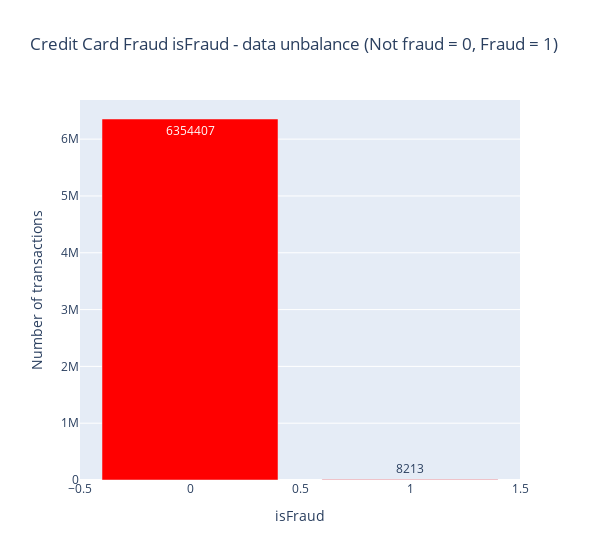

Here is the notebook cell this chart was saved with:
### Markdown cell above
# check data unbalance with respect with target value

### Code cell
temp = data_df["isFraud"].value_counts()
df = pd.DataFrame({'isFraud': temp.index,'values': temp.values})

trace = go.Bar(
    x = df['isFraud'],y = df['values'],
    name="Credit Card Fraud isFraud - data unbalance (Not fraud = 0, Fraud = 1)",
    marker=dict(color="Red"),
    text=df['values']
)
data = [trace]
layout = dict(title = 'Credit Card Fraud isFraud - data unbalance (Not fraud = 0, Fraud = 1)',
          xaxis = dict(title = 'isFraud', showticklabels=True), 
          yaxis = dict(title = 'Number of transactions'),
          hovermode = 'closest',width=600
         )
fig = dict(data=data, layout=layout)
iplot(fig, filename='isFraud')

### Figure 1 — Plotly figure (JSON) as saved in the notebook; plotly's stock layout.template omitted (floating-point values rounded to 4 significant figures)
{"data": [{"marker": {"color": "Red"}, "name": "Credit Card Fraud isFraud - data unbalance (Not fraud = 0, Fraud = 1)", "text": [6354407, 8213], "type": "bar", "x": [0, 1], "y": [6354407, 8213]}], "layout": {"hovermode": "closest", "title": {"text": "Credit Card Fraud isFraud - data unbalance (Not fraud = 0, Fraud = 1)"}, "width": 600, "xaxis": {"showticklabels": true, "title": {"text": "isFraud"}}, "yaxis": {"title": {"text": "Number of transactions"}}}}
